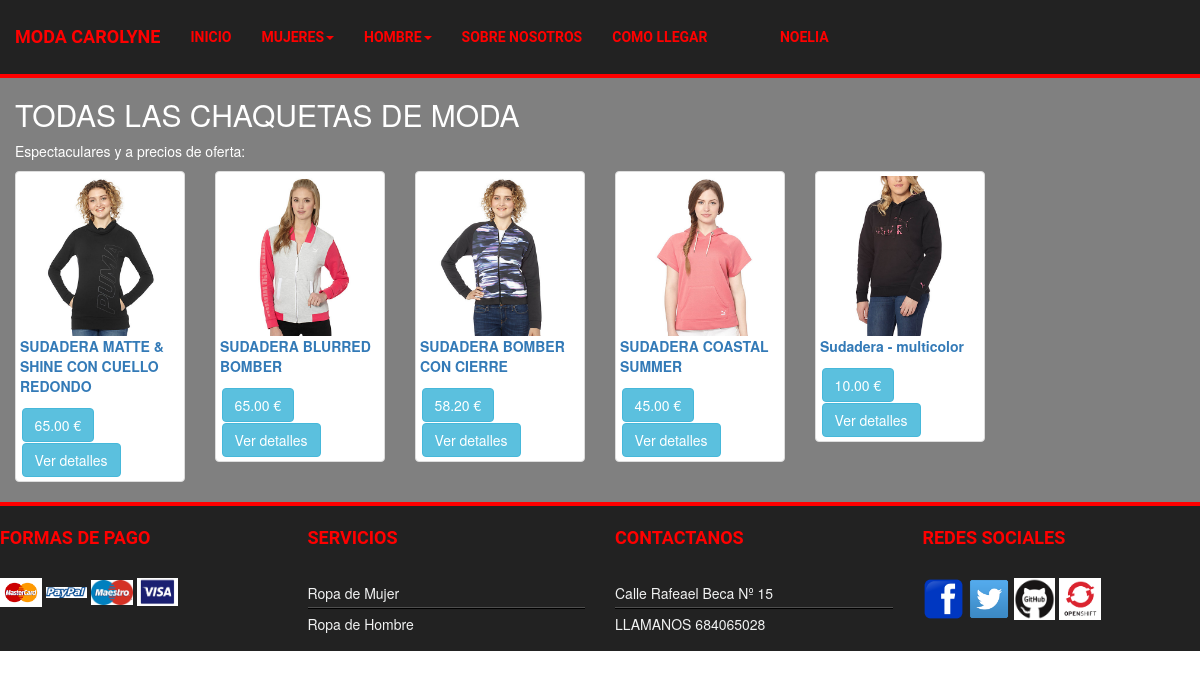
The page /usuarios/sudadera-mujer.php (signed in) on the database its author committed.
### tables this page shows
CREATE TABLE IF NOT EXISTS `producto` (
  `codproducto` int(6) NOT NULL AUTO_INCREMENT,
  `coddistribuidor` int(6) NOT NULL,
  `nombre` varchar(50) NOT NULL,
  `descripcion` varchar(3000) NOT NULL,
  `stock` int(6) NOT NULL,
  `foto` varchar(200) NOT NULL,
  `categoria` varchar(30) NOT NULL,
  `precio` double(4,2) NOT NULL,
  `sexo` varchar(10) NOT NULL,
  PRIMARY KEY (`codproducto`),
  KEY `fk_producto_1_idx` (`coddistribuidor`)
);

### usuarios/sudadera-mujer.php (the view, shortened to what this page needs)
<?php
  include_once("../plantilla/db_configuration.php");
?>
<!DOCTYPE html>
<html lang="">
  <head>
    <link rel="stylesheet" href="http://maxcdn.bootstrapcdn.com/bootstrap/3.3.5/css/bootstrap.min.css">
	  <link rel="stylesheet" href="https://maxcdn.bootstrapcdn.com/font-awesome/4.5.0/css/font-awesome.min.css">
      <?php
      include "../plantilla/temas.php"
      ?>
    </head>
    <body>
      <?php
      if(isset($_SESSION['nombre'])){
      ?>
<?php
  include "../plantilla/header.php"
?>
<?php
$connection = new mysqli($db_host, $db_user, $db_password, $db_name);
$connection->set_charset("utf8");
$consulta=("SELECT * from producto where  categoria='sudaderas' and sexo='mujer';");
	$result = $connection->query($consulta);
  if (isset($result) && $result->num_rows==0) {
  echo "<p>
	No existen productos en la categoria indicada.
   </p>";
 } else {
   ?>
    <div class="container">
  <h2>TODAS LAS CHAQUETAS DE MODA</h2>
  <p>Espectaculares y a precios de oferta:</p>
  <div class="row">
    <?php
    while($obj = $result->fetch_object()) {
    echo "<div class='col-md-2'>";
    echo "<a href='clienteproducto.php?id=$obj->codproducto' class='thumbnail'>";
    echo "<img src='../imagenes/$obj->foto'>";
      echo "<p id='parrafo'><b>$obj->nombre</b></p>";
    echo "<button type='button' class='btn btn-info'>$obj->precio €</button>";
    if($obj->stock<=0){
      echo "<button type='button' class='btn btn-danger'>Ver detalles</button>";
    }else{
        echo "<button type='button' class='btn btn-info'>Ver detalles</button>";
    }?>
      </a>
    </div>
<?php } ?>
  </div>
</div>
<?php
  include "../plantilla/foot.php"
?>
<?php
}
}else{
  header("Location:registro.php");
}
  ?>
    </body>
</html>

### css/plantilla2.css (style rules this page uses)
.container { width: 100%; height: 15%; background-color: gray; color:white; }
button { padding: 2%; margin: 1%; }

### rows shown on the page
producto: foto (picture), nombre "SUDADERA MATTE & SHINE CON CUELLO REDONDO", precio "65.00", stock "Ver detalles"
producto: foto (picture), nombre "SUDADERA BLURRED BOMBER", precio "65.00", stock "Ver detalles"
producto: foto (picture), nombre "SUDADERA BOMBER CON CIERRE", precio "58.20", stock "Ver detalles"
producto: foto (picture), nombre "SUDADERA COASTAL SUMMER", precio "45.00", stock "Ver detalles"
producto: foto (picture), nombre "Sudadera - multicolor", precio "10.00", stock "Ver detalles"

### other values the page prints
$_SESSION['nombre'] "NOELIA"
